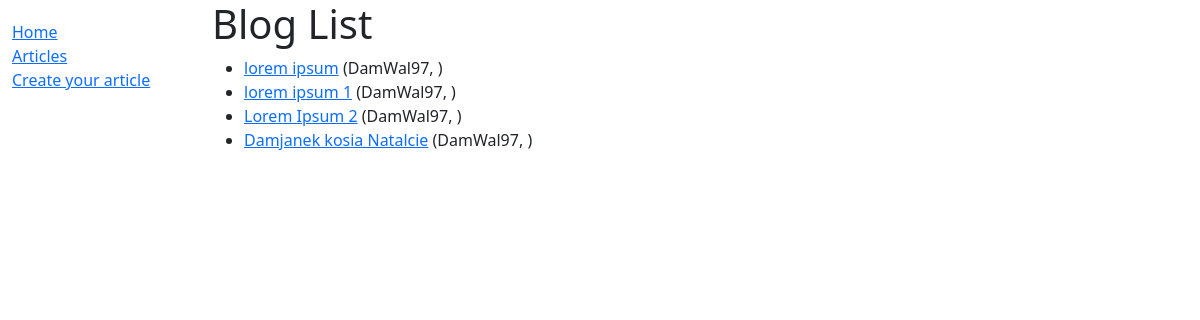
/article_list/, run on an earlier commit of the app's database.
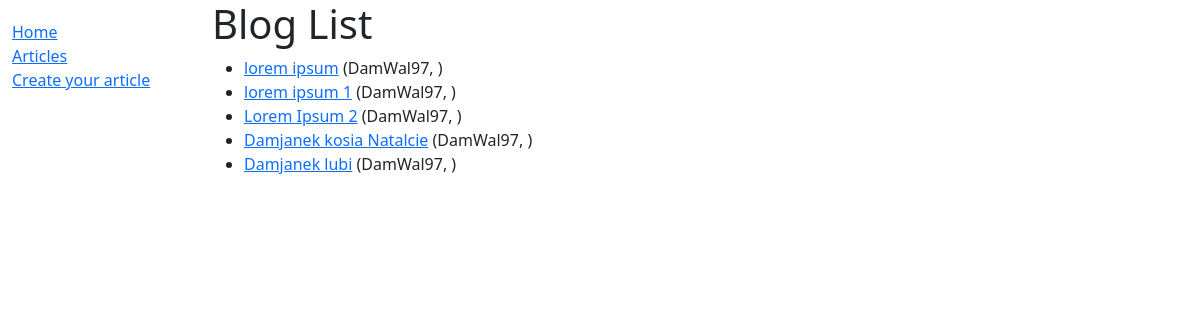
And on a later commit of the database.
### article/models.py (models this page shows, shortened)
class Article(models.Model):
    title = models.CharField(max_length=50)
    author = models.ForeignKey(User,on_delete=models.SET_NULL, null=True)
    text = models.CharField(max_length=5000)
    date = datetime.now()

### article/views.py (the view)
# urls.py: path('article_list/', articleList, name='article-list'),
def articleList(request):
    qs = Article.objects.all()
    data={}
    data['queryset']=qs
    return render(request,'article/article_list.html', data)

### article/templates/article/article_list.html
{% extends "base.html" %}
{% block content %}
    <h1>Blog List</h1>
    {% if queryset %}
    <ul>
    {% for article in queryset %}
      <li>
        <a href='{% url "article_detail" article.id %}'>{{ article.title }}</a> ({{article.author}}, {{article.data}})
      </li>
    {% endfor %}
    </ul>
    {% else %}
      <p>There are no blogs on this site.</p>
    {% endif %}
{% endblock %}

What changed in the data, as far as the page shows it:
added Article: title "Damjanek lubi", author "DamWal97"
